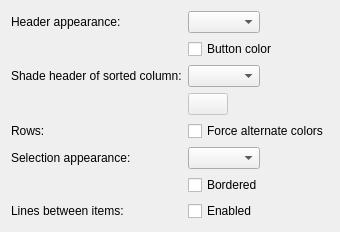
     <widget class="QWidget" name="page_7">
      <layout class="QFormLayout" name="formLayout_8">
       <property name="fieldGrowthPolicy">
        <enum>QFormLayout::ExpandingFieldsGrow</enum>
       </property>
       <item row="0" column="0">
        <widget class="QLabel" name="label_19">
         <property name="text">
          <string>Header appearance:</string>
         </property>
        </widget>
       </item>
       <item row="0" column="1">
        <widget class="QComboBox" name="lvAppearance">
         <property name="toolTip">
          <string>&lt;p&gt;Defines the gradient to be used in the header of listviews and treeviews.&lt;/p&gt;</string>
         </property>
        </widget>
       </item>
       <item row="1" column="1">
        <widget class="QCheckBox" name="lvButton">
         <property name="sizePolicy">
          <sizepolicy hsizetype="MinimumExpanding" vsizetype="Fixed">
           <horstretch>0</horstretch>
           <verstretch>0</verstretch>
          </sizepolicy>
         </property>
         <property name="toolTip">
          <string>&lt;p&gt;If enabled, headers will be drawn using the button color, otherwise the standard window background color will be used.&lt;/p&gt;</string>
         </property>
         <property name="text">
          <string>Button color</string>
         </property>
        </widget>
       </item>
       <item row="2" column="0">
        <widget class="QLabel" name="label_65">
         <property name="text">
          <string>Shade header of sorted column:</string>
         </property>
        </widget>
       </item>
       <item row="2" column="1">
        <widget class="QComboBox" name="sortedLv">
         <property name="toolTip">
          <string>&lt;p&gt;Controls the coloration to be applied to the header of the currently sorted column.</string>
         </property>
        </widget>
       </item>
       <item row="3" column="1">
        <widget class="KColorButton" name="customSortedLvColor">
         <property name="enabled">
          <bool>false</bool>
         </property>
         <property name="sizePolicy">
          <sizepolicy hsizetype="Fixed" vsizetype="Fixed">
           <horstretch>0</horstretch>
           <verstretch>0</verstretch>
          </sizepolicy>
         </property>
         <property name="toolTip">
          <string>&lt;p&gt;Sets the custom color.</string>
         </property>
        </widget>
       </item>
       <item row="4" column="0">
        <widget class="QLabel" name="label_66">
         <property name="text">
          <string>Rows:</string>
         </property>
        </widget>
       </item>
       <item row="4" column="1">
        <widget class="QCheckBox" name="forceAlternateLvCols">
         <property name="toolTip">
          <string>&lt;p&gt;If this is enabled, Vanish will attempt to make all listviews and treeviews have alternating row colors - regardless of whether the application author has enabled this or not.</string>
         </property>
         <property name="text">
          <string>Force alternate colors</string>
         </property>
        </widget>
       </item>
       <item row="5" column="0">
        <widget class="QLabel" name="textLabel1_8_2_4">
         <property name="text">
          <string>Selection appearance:</string>
         </property>
         <property name="wordWrap">
          <bool>false</bool>
         </property>
        </widget>
       </item>
       <item row="5" column="1">
        <widget class="QComboBox" name="selectionAppearance">
         <property name="toolTip">
          <string>&lt;p&gt;Defines the gradient to be used when selecting items.</string>
         </property>
        </widget>
       </item>
       <item row="6" column="1">
        <widget class="QCheckBox" name="borderSelection">
         <property name="toolTip">
          <string>&lt;p&gt;If enabled, then selected items in listviews and treeviews will be drawn with bordered edges - but only if they are set to be rounded as well.</string>
         </property>
         <property name="text">
          <string>Bordered</string>
         </property>
        </widget>
       </item>
       <item row="7" column="0">
        <widget class="QLabel" name="label_48">
         <property name="text">
          <string>Lines between items:</string>
         </property>
        </widget>
       </item>
       <item row="7" column="1">
        <widget class="QCheckBox" name="lvLines">
         <property name="toolTip">
          <string>&lt;p&gt;Controls the style of lines drawn between items in a treeview.</string>
         </property>
         <property name="text">
          <string>Enabled</string>
         </property>
        </widget>
       </item>
      </layout>
     </widget>
